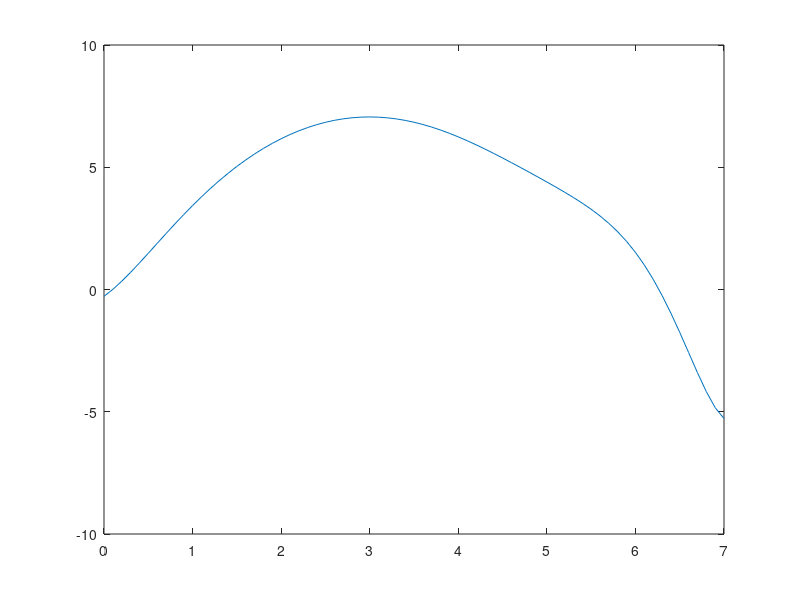

Reproduce this figure in MATLAB.
h=0.1;
tau=0.004;
x=0:h:7;
t=0:tau:1;
N=length(x);
M=length(t);
u=zeros([N,M]);

%u(1,:)=sin(6*t);
%u(N,:)=-7*cos(7*t);
for m=1:M
    u(1,m)=sin(6*t(m));
    u(N,m)=-7*cos(7*t(m));
end
%u(:,1)=x.*(6-x);
for n=1:N
    u(n,1)=x(n)*(6-x(n));
end

for m=1:M-1
    for n=2:N-1
        u(n,m+1)=u(n,m)+tau/h^2*(u(n+1,m)-2*u(n,m)+u(n-1,m));
    end
end

for m=1:M
    plot(x,u(:,m));
    axis([0,7,-10,10]);
    MM(m)=getframe;
end
movie(MM,2);